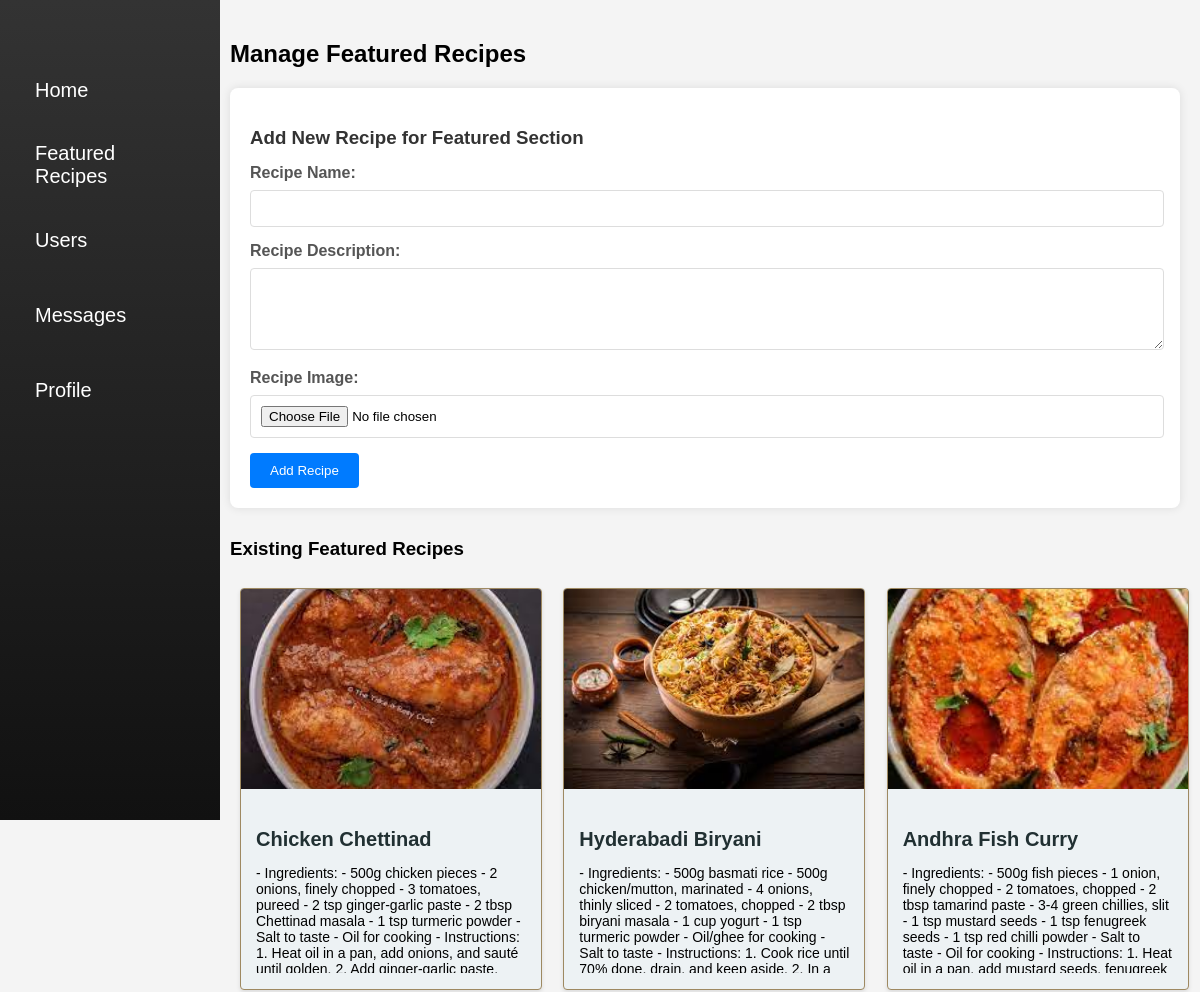
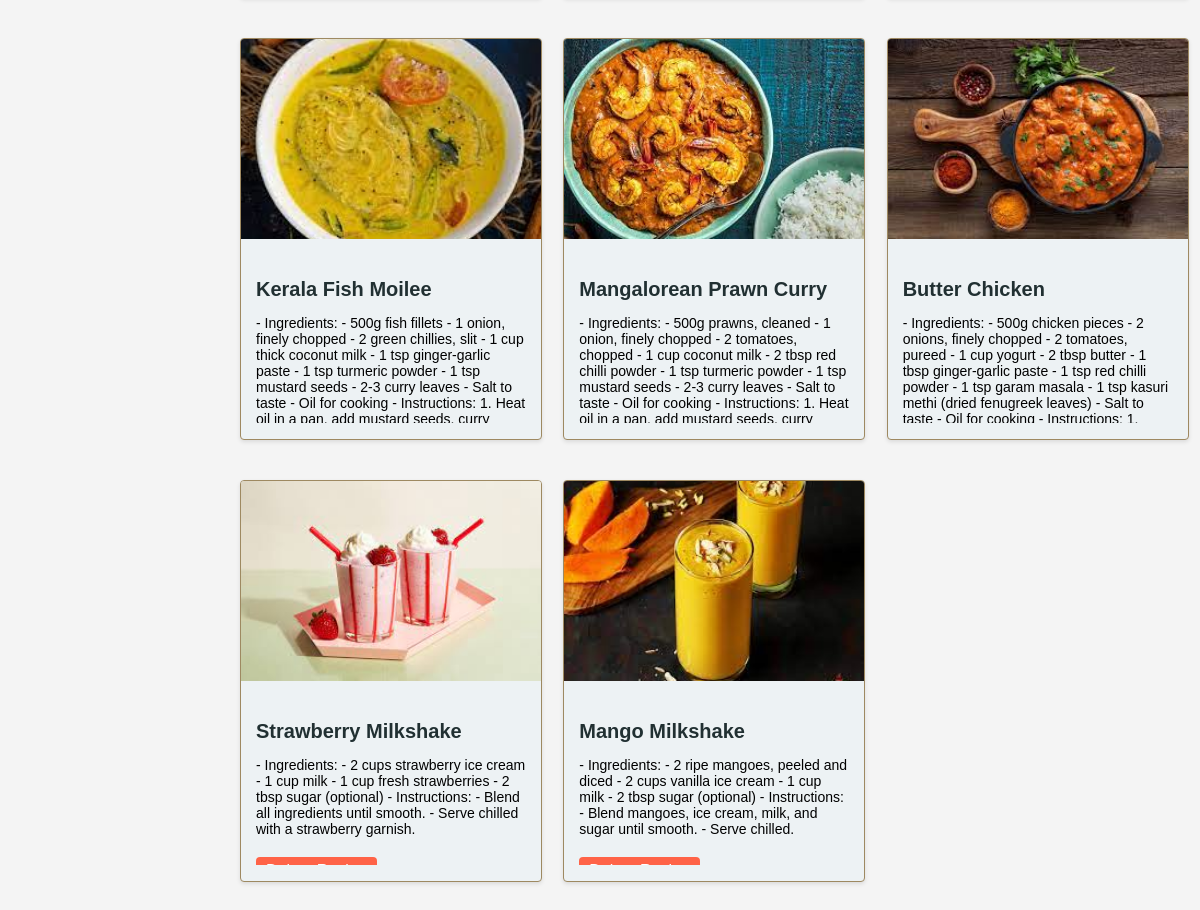
The page /admin/recipes.php on the database its author committed (2 pictures, top to bottom).
### tables this page shows
CREATE TABLE `featured_recipes` (
  `id` int(11) NOT NULL,
  `recipe_name` varchar(255) NOT NULL,
  `description` text DEFAULT NULL,
  `image` varchar(255) NOT NULL
);

### admin/recipes.php (the view, shortened to what this page needs)
<?php
include("./admin_nav.php");
$db = new mysqli("localhost", "root", "", "recipe");
$recipes_query = "SELECT * FROM featured_recipes";
$recipes_result = $db->query($recipes_query);
?>
<!DOCTYPE html>
<html lang="en">
<head>
    <link rel="stylesheet" href="./css/recipes.css">
</head>
<body>
    <section class="content">
        <div class="admin-container">
            <h2>Manage Featured Recipes</h2>
            <div class="add-recipe">
                <h3>Add New Recipe for Featured Section</h3>
                <form action="" method="post" enctype="multipart/form-data">
                    <label for="recipe_name">Recipe Name:</label>
                    <input type="text" name="recipe_name" required>
                    <label for="recipe_description">Recipe Description:</label>
                    <textarea name="recipe_description" rows="4" required></textarea>
                    <label for="recipe_image">Recipe Image:</label>
                    <input type="file" name="recipe_image" required>
                    <input type="submit" name="add_recipe" value="Add Recipe">
                </form>
            </div>
            <div class="existing-recipes">
                <h3>Existing Featured Recipes</h3>
                <div class="recipe-box">
                    <?php
                    if($recipes_result->num_rows > 0) {
                        while($row = $recipes_result->fetch_assoc()) {
                            echo '<div class="card">';
                            echo '<img src="uploads/' . $row['image'] . '" alt="' . $row['recipe_name'] . '">';
                            echo '<div class="content">';
                            echo '<h3>' . $row['recipe_name'] . '</h3>';
                            echo '<p>' . $row['description'] . '</p>';
                            echo '<a href="?delete_id=' . $row['id'] . '" class="delete-button">Delete Recipe</a>';
                            echo '</div>';
                            echo '</div>';
                        }
                    } else {
                        echo '<p>No featured recipes found.</p>';
                    }
                    ?>
                </div>
            </div>
        </div>
    </section>
</body>
</html>

### admin/css/admin_nav.css (style rules this page uses)
body { font-family: "Josefin Sans", sans-serif; margin: 0; padding: 0; background-color: #f4f4f4; }

### admin/css/recipes.css (style rules this page uses)
body { font-family: Arial, sans-serif; margin: 0; padding: 0; background-color: #f4f4f4; }
.admin-container { margin-left: 210px; padding: 20px; }
h2 { margin-bottom: 20px; }
.add-recipe { background-color: #fff; padding: 20px; border-radius: 8px; box-shadow: 0 0 10px rgba(0, 0, 0, 0.1); }
.add-recipe h3 { margin-bottom: 15px; color: #333; }
.add-recipe label { display: block; margin-bottom: 8px; font-weight: bold; color: #555; }
.add-recipe input[type="text"], .add-recipe textarea, .add-recipe input[type="file"] { width: 98%; max-width: 98%; padding: 10px; margin-bottom: 15px; border: 1px solid #ddd; border-radius: 4px; }
.add-recipe input[type="submit"] { background-color: #007BFF; color: #fff; border: none; padding: 10px 20px; border-radius: 4px; cursor: pointer; }
.existing-recipes { margin-top: 30px; }
.recipe-box { display: grid; grid-template-columns: repeat(auto-fit, minmax(300px, 1fr)); gap: 20px; }
.card { width: 300px; height: 400px; margin: 10px; border: 1px solid #9e8961; border-radius: 4px; box-shadow: 0 2px 4px rgba(0, 0, 0, 0.1); overflow: hidden; transition: transform 0.3s ease-in-out; background-color: #edf2f4; }
.card img { width: 100%; height: 200px; object-fit: cover; }
.card .content { height: 150px; padding: 15px; background-color: #edf2f4; color: black; text-align: left; overflow-y: auto; }
.card h3 { font-size: 20px; margin-bottom: 10px; color: #213032; }
.card p { font-size: 14px; margin-bottom: 10px; }
.delete-button { text-decoration: none; display: inline-block; margin-top: 10px; padding: 8px 12px; background-color: #ff4d4d; color: #fff; border: none; border-radius: 4px; cursor: pointer; transition: background-color 0.3s ease; }

### admin/recipes.php (style rules this page uses)
.delete-button { background-color: #ff6347; color: #fff; border: none; padding: 5px 10px; cursor: pointer; margin-top: 10px; }

### rows shown on the page
featured_recipes: image+recipe_name (picture), recipe_name "Chicken Chettinad", description "- Ingredients: - 500g chicken pieces - 2 onions, finely chopped - 3 tomatoes, pureed - 2 tsp ginger-garlic paste - 2 tbsp Chettinad masala - 1 tsp turmeric powder - Salt to taste - Oil for cooking - Instructions: 1. Heat oil in a pan, add onions, and sauté until golden. 2. Add ginger-garlic paste,…"
featured_recipes: image+recipe_name (picture), recipe_name "Hyderabadi Biryani", description "- Ingredients: - 500g basmati rice - 500g chicken/mutton, marinated - 4 onions, thinly sliced - 2 tomatoes, chopped - 2 tbsp biryani masala - 1 cup yogurt - 1 tsp turmeric powder - Oil/ghee for cooking - Salt to taste - Instructions: 1. Cook rice until 70% done, drain, and keep aside. 2. In a…"
featured_recipes: image+recipe_name (picture), recipe_name "Andhra Fish Curry", description "- Ingredients: - 500g fish pieces - 1 onion, finely chopped - 2 tomatoes, chopped - 2 tbsp tamarind paste - 3-4 green chillies, slit - 1 tsp mustard seeds - 1 tsp fenugreek seeds - 1 tsp red chilli powder - Salt to taste - Oil for cooking - Instructions: 1. Heat oil in a pan, add mustard seeds, fenugreek…"
featured_recipes: image+recipe_name (picture), recipe_name "Kerala Fish Moilee", description "- Ingredients: - 500g fish fillets - 1 onion, finely chopped - 2 green chillies, slit - 1 cup thick coconut milk - 1 tsp ginger-garlic paste - 1 tsp turmeric powder - 1 tsp mustard seeds - 2-3 curry leaves - Salt to taste - Oil for cooking - Instructions: 1. Heat oil in a pan, add mustard seeds, curry…"
featured_recipes: image+recipe_name (picture), recipe_name "Mangalorean Prawn Curry", description "- Ingredients: - 500g prawns, cleaned - 1 onion, finely chopped - 2 tomatoes, chopped - 1 cup coconut milk - 2 tbsp red chilli powder - 1 tsp turmeric powder - 1 tsp mustard seeds - 2-3 curry leaves - Salt to taste - Oil for cooking - Instructions: 1. Heat oil in a pan, add mustard seeds, curry…"
featured_recipes: image+recipe_name (picture), recipe_name "Butter Chicken", description "- Ingredients: - 500g chicken pieces - 2 onions, finely chopped - 2 tomatoes, pureed - 1 cup yogurt - 2 tbsp butter - 1 tbsp ginger-garlic paste - 1 tsp red chilli powder - 1 tsp garam masala - 1 tsp kasuri methi (dried fenugreek leaves) - Salt to taste - Oil for cooking - Instructions: 1.…"
featured_recipes: image+recipe_name (picture), recipe_name "Strawberry Milkshake", description "- Ingredients: - 2 cups strawberry ice cream - 1 cup milk - 1 cup fresh strawberries - 2 tbsp sugar (optional) - Instructions: - Blend all ingredients until smooth. - Serve chilled with a strawberry garnish."
featured_recipes: image+recipe_name (picture), recipe_name "Mango Milkshake", description "- Ingredients: - 2 ripe mangoes, peeled and diced - 2 cups vanilla ice cream - 1 cup milk - 2 tbsp sugar (optional) - Instructions: - Blend mangoes, ice cream, milk, and sugar until smooth. - Serve chilled."
